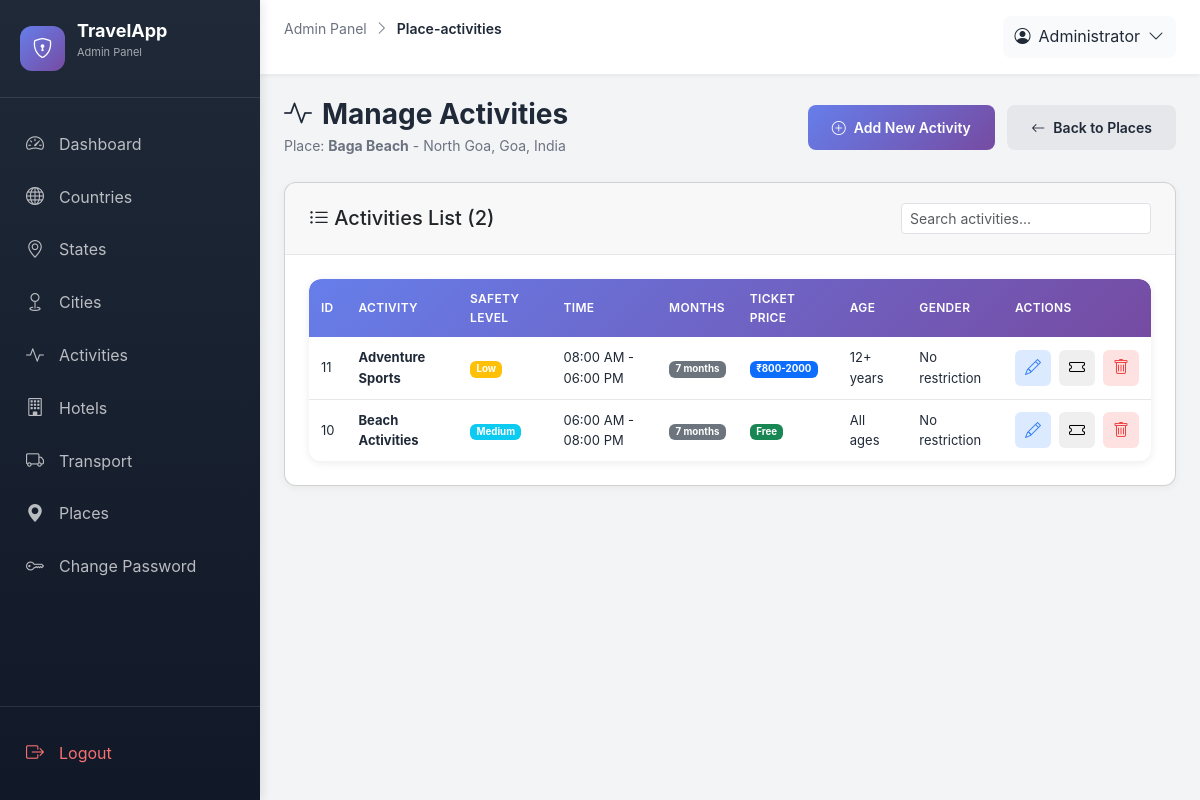
Page /admin/place-activities.php?place_id=7 (signed in) on the committed database.
### tables this page shows
CREATE TABLE IF NOT EXISTS places (
    id INT AUTO_INCREMENT PRIMARY KEY,
    city_id INT NOT NULL,
    name VARCHAR(100) NOT NULL,
    description TEXT,
    image VARCHAR(255),
    security_info TEXT,
    night_travel_safety TEXT,
    safety_level ENUM('High', 'Medium', 'Low', 'Worst') DEFAULT 'Medium',
    religion_restrictions TEXT,
     
    best_time_of_day ENUM('morning','afternoon','evening','anytime'),
    avg_visit_time_hours DECIMAL(3,1),
    crowd_level ENUM('low','medium','high'),
    avg_waiting_time_minutes INT,
     
    weather_dependency ENUM('low','medium','high'),
    monsoon_risk ENUM('safe','risky','closed'),
    sudden_closure_risk ENUM('rare','occasional','frequent'),
     
    child_friendly ENUM('yes','no'),
    senior_friendly ENUM('yes','no'),
    physical_effort ENUM('low','medium','high'),
     
    nearest_hospital_distance_km DECIMAL(5,2),
    police_response_level ENUM('good','medium','poor'),
     
    digital_amenities TEXT,
    mobile_network ENUM('good','weak','none'),
    internet_availability ENUM('yes','limited','no'),
     
    experience_score INT CHECK (experience_score BETWEEN 1 AND 5),
    priority_level INT DEFAULT 3,
    created_at TIMESTAMP DEFAULT CURRENT_TIMESTAMP,
    FOREIGN KEY (city_id) REFERENCES districts(id) ON DELETE CASCADE
);

CREATE TABLE IF NOT EXISTS districts (
    id INT AUTO_INCREMENT PRIMARY KEY,
    state_id INT NOT NULL,
    name VARCHAR(100) NOT NULL,
    description TEXT,
    image VARCHAR(255),
    latitude DECIMAL(10,7),
    longitude DECIMAL(10,7),
    road_type ENUM('plain','hill','mixed') DEFAULT 'plain',
    created_at TIMESTAMP DEFAULT CURRENT_TIMESTAMP,
    FOREIGN KEY (state_id) REFERENCES states(id) ON DELETE CASCADE
);

CREATE TABLE IF NOT EXISTS states (
    id INT AUTO_INCREMENT PRIMARY KEY,
    country_id INT NOT NULL,
    name VARCHAR(100) NOT NULL,
    description TEXT,
    image VARCHAR(255),
    best_months TEXT,
    created_at TIMESTAMP DEFAULT CURRENT_TIMESTAMP,
    FOREIGN KEY (country_id) REFERENCES countries(id) ON DELETE CASCADE
);

CREATE TABLE IF NOT EXISTS countries (
    id INT AUTO_INCREMENT PRIMARY KEY,
    name VARCHAR(100) NOT NULL,
    description TEXT,
    image VARCHAR(255),
    created_at TIMESTAMP DEFAULT CURRENT_TIMESTAMP
);

CREATE TABLE IF NOT EXISTS place_activities (
    id INT AUTO_INCREMENT PRIMARY KEY,
    place_id INT NOT NULL,
    activity_type_id INT NOT NULL,
    safety_info TEXT,
    safety_level ENUM('High', 'Medium', 'Low', 'Worst') DEFAULT 'Medium',
    age_restriction VARCHAR(50),
    gender_restriction VARCHAR(50),
    medical_restrictions TEXT,
    open_time TIME,
    close_time TIME,
    available_months TEXT,
    ticket_price VARCHAR(100),
     
    difficulty_level ENUM('easy','moderate','hard'),
    physical_effort ENUM('low','medium','high'),
     
    weather_dependency ENUM('low','medium','high'),
    monsoon_risk ENUM('safe','risky','closed'),
    cancellation_chance ENUM('low','medium','high'),
     
    safety_equipment_required ENUM('yes','no'),
    equipment_provided ENUM('yes','partial','no'),
     
    guide_mandatory ENUM('yes','no'),
    operator_type ENUM('government','private','local'),
     
    buffer_time_minutes INT,
    reporting_time TIME,
     
    crowd_level ENUM('low','medium','high'),
    avg_waiting_time_minutes INT,
     
    min_age INT,
    max_age INT,
     
    nearest_medical_distance_km DECIMAL(5,2),
    emergency_support_level ENUM('good','medium','poor'),
     
    stop_conditions TEXT,
     
    family_friendly ENUM('yes','no'),
    solo_traveler_safe ENUM('yes','no'),
    created_at TIMESTAMP DEFAULT CURRENT_TIMESTAMP,
    FOREIGN KEY (place_id) REFERENCES places(id) ON DELETE CASCADE,
    FOREIGN KEY (activity_type_id) REFERENCES activity_types(id) ON DELETE CASCADE,
    UNIQUE KEY unique_place_activity (place_id, activity_type_id)
);

CREATE TABLE IF NOT EXISTS activity_types (
    id INT AUTO_INCREMENT PRIMARY KEY,
    name VARCHAR(100) NOT NULL,
    description TEXT,
    image VARCHAR(255),
    created_at TIMESTAMP DEFAULT CURRENT_TIMESTAMP
);

### admin/config.php (called while the page is built, shortened)
<?php
function getDBConnection() {
    static $conn = null;
    if ($conn === null) {
        try {
            $conn = new mysqli(DB_HOST, DB_USER, DB_PASS, DB_NAME);
            $conn->set_charset("utf8mb4");
        } catch (Exception $e) {
            die("Database connection error: " . $e->getMessage());
        }
    }
    return $conn;
}
function getAdminInfo() {
    try {
        $conn = getDBConnection();
        $admin_id = $_SESSION['admin_id'];
        $table_check = $conn->query("SHOW TABLES LIKE 'admin_users'");
        $stmt = $conn->prepare("SELECT id, username, email, full_name, last_login FROM admin_users WHERE id = ? AND status = 'active'");
        if ($stmt) {
            $stmt->bind_param("i", $admin_id);
            $stmt->execute();
            $result = $stmt->get_result();
            $admin = $result->fetch_assoc();
            return $admin;
        }
    } catch (Exception $e) {
        error_log("Get admin info failed: " . $e->getMessage());
    }
    return null;
}
?>

### admin/place-activities.php (the view, shortened to what this page needs)
<?php
require_once 'config.php';
$conn = getDBConnection();
$place_id = isset($_GET['place_id']) ? intval($_GET['place_id']) : 0;
$place = null;
$result = $conn->query("SELECT p.*, d.name as city_name, s.name as state_name, c.name as country_name FROM places p JOIN districts d ON p.city_id = d.id JOIN states s ON d.state_id = s.id JOIN countries c ON s.country_id = c.id WHERE p.id = $place_id");
if ($result && $result->num_rows > 0) {
    $place = $result->fetch_assoc();
} else {
    header('Location: places.php');
    exit;
}
$activities = [];
$result = $conn->query("SELECT pa.*, at.name as activity_name FROM place_activities pa JOIN activity_types at ON pa.activity_type_id = at.id WHERE pa.place_id = $place_id ORDER BY at.name");
if ($result) {
    $activities = $result->fetch_all(MYSQLI_ASSOC);
}
?>
<!DOCTYPE html>
<html lang="en">
<head>
    <link href="https://cdn.jsdelivr.net/npm/bootstrap@5.3.0/dist/css/bootstrap.min.css" rel="stylesheet">
    <link href="https://cdn.jsdelivr.net/npm/bootstrap-icons@1.11.3/font/bootstrap-icons.css" rel="stylesheet">
    <link href="https://cdn.jsdelivr.net/npm/select2@4.1.0-rc.0/dist/css/select2.min.css" rel="stylesheet" />
    <link href="https://cdn.jsdelivr.net/npm/select2-bootstrap-5-theme@1.3.0/dist/select2-bootstrap-5-theme.min.css" rel="stylesheet" />
    <link rel="stylesheet" href="admin.css">
</head>
<body>
    <?php include 'includes/sidebar.php'; ?>
    <div class="main-content">
        <?php include 'includes/header.php'; ?>
        <div class="content-area">
            <div class="page-header d-flex justify-content-between align-items-center">
                <div>
                    <h1><i class="bi bi-activity"></i> Manage Activities</h1>
                    <p>Place: <strong><?php echo htmlspecialchars($place['name']); ?></strong> - <?php echo htmlspecialchars($place['city_name'] . ', ' . $place['state_name'] . ', ' . $place['country_name']); ?></p>
                </div>
                <div>
                    <button type="button" class="btn btn-primary" data-bs-toggle="modal" data-bs-target="#addActivityModal">
                        <i class="bi bi-plus-circle"></i> Add New Activity
                    </button>
                    <a href="places.php" class="btn btn-secondary ms-2">
                        <i class="bi bi-arrow-left"></i> Back to Places
                    </a>
                </div>
            </div>
            <div class="card">
                <div class="card-header d-flex justify-content-between align-items-center">
                    <h5 class="mb-0"><i class="bi bi-list-ul"></i> Activities List (<?php echo count($activities); ?>)</h5>
                    <div class="search-box">
                        <input type="text" id="searchTable" class="form-control form-control-sm" placeholder="Search activities..." style="width: 250px;">
                    </div>
                </div>
                <div class="card-body">
                    <?php if (count($activities) > 0): ?>
                    <div class="table-responsive">
                        <table class="data-table" id="dataTable">
                            <thead>
                                <tr>
                                    <th>ID</th>
                                    <th>Activity</th>
                                    <th>Safety Level</th>
                                    <th>Time</th>
                                    <th>Months</th>
                                    <th>Ticket Price</th>
                                    <th>Age</th>
                                    <th>Gender</th>
                                    <th>Actions</th>
                                </tr>
                            </thead>
                            <tbody>
                                <?php foreach ($activities as $activity): ?>
                                <tr>
                                    <td><?php echo $activity['id']; ?></td>
                                    <td><strong><?php echo htmlspecialchars($activity['activity_name']); ?></strong></td>
                                    <td>
                                        <?php
                                        $safety_level = $activity['safety_level'] ?? 'Medium';
                                        $badge_class = '';
                                        if ($safety_level === 'High') $badge_class = 'bg-success';
                                        elseif ($safety_level === 'Medium') $badge_class = 'bg-info';
                                        elseif ($safety_level === 'Low') $badge_class = 'bg-warning';
                                        elseif ($safety_level === 'Worst') $badge_class = 'bg-danger';
                                        ?>
                                        <span class="badge <?php echo $badge_class; ?>"><?php echo htmlspecialchars($safety_level); ?></span>
                                    </td>
                                    <td>
                                        <?php
                                        $open_time = $activity['open_time'] ?? '';
                                        $close_time = $activity['close_time'] ?? '';
                                        if ($open_time || $close_time) {
                                            echo htmlspecialchars(($open_time ? date('h:i A', strtotime($open_time)) : 'N/A') . ' - ' . ($close_time ? date('h:i A', strtotime($close_time)) : 'N/A'));
                                        } else {
                                            echo '-';
                                        }
                                        ?>
                                    </td>
                                    <td>
                                        <?php
                                        $months = $activity['available_months'] ?? '';
                                        if ($months) {
                                            $month_list = explode(',', $months);
                                            echo '<span class="badge bg-secondary">' . count($month_list) . ' months</span>';
                                        } else {
                                            echo '<span class="badge bg-info">All year</span>';
                                        }
                                        ?>
                                    </td>
                                    <td>
                                        <?php
                                        $ticket_price = $activity['ticket_price'] ?? 'Free';
                                        if ($ticket_price === 'Free' || empty($ticket_price)) {
                                            echo '<span class="badge bg-success">Free</span>';
                                        } else {
                                            echo '<span class="badge bg-primary">₹' . htmlspecialchars($ticket_price) . '</span>';
                                        }
                                        ?>
                                    </td>
                                    <td><?php echo htmlspecialchars($activity['age_restriction'] ?? '-'); ?></td>
                                    <td><?php echo htmlspecialchars($activity['gender_restriction'] ?? '-'); ?></td>
                                    <td>
                                        <div class="action-buttons">
                                            <button type="button" class="btn-icon btn-edit" title="Edit" onclick="openEditModal(<?php echo htmlspecialchars(json_encode($activity)); ?>)">
                                                <i class="bi bi-pencil"></i>
                                            </button>
                                            <button type="button" class="btn-icon btn-info" title="View Ticket Details" onclick="openTicketModal(<?php echo $activity['id']; ?>, '<?php echo htmlspecialchars(addslashes($activity['activity_name'])); ?>', '<?php echo htmlspecialchars(addslashes($activity['ticket_price'] ?? 'Free')); ?>', '<?php echo htmlspecialchars(addslashes($activity['open_time'] ?? '')); ?>', '<?php echo htmlspecialchars(addslashes($activity['close_time'] ?? '')); ?>', '<?php echo htmlspecialchars(addslashes($activity['available_months'] ?? '')); ?>', '<?php echo htmlspecialchars(addslashes($activity['age_restriction'] ?? '')); ?>', '<?php echo htmlspecialchars(addslashes($activity['gender_restriction'] ?? '')); ?>', '<?php echo htmlspecialchars(addslashes($activity['safety_info'] ?? '')); ?>', '<?php echo htmlspecialchars(addslashes($activity['medical_restrictions'] ?? '')); ?>')">
                                                <i class="bi bi-ticket"></i>
                                            </button>
                                            <form method="POST" style="display:inline;" onsubmit="return confirm('Are you sure you want to delete this activity?');">
                                                <button type="submit" class="btn-icon btn-delete" title="Delete">
                                                    <i class="bi bi-trash"></i>
                                                </button>
                                            </form>
                                        </div>
                                    </td>
                                </tr>
                                <?php endforeach; ?>
                            </tbody>
                        </table>
                    </div>
                    <?php endif; ?>
                </div>
            </div>
        </div>
    </div>
</body>
</html>

### admin/includes/header.php (shortened to what this page needs)
<?php
$admin = getAdminInfo();
?>
<div class="header">
    <div class="header-left">
        <div class="breadcrumb">
            <span>Admin Panel</span>
            <i class="bi bi-chevron-right"></i>
            <span><?php echo ucfirst(str_replace('.php', '', basename($_SERVER['PHP_SELF']))); ?></span>
        </div>
    </div>
    <div class="header-right">
        <div class="header-user">
            <div class="user-dropdown">
                <div class="user-dropdown-toggle">
                    <i class="bi bi-person-circle"></i>
                    <span><?php echo htmlspecialchars($admin['full_name'] ?? 'Admin'); ?></span>
                    <i class="bi bi-chevron-down"></i>
                </div>
            </div>
        </div>
    </div>
</div>

### rows in the picture
places: name "Baga Beach", city.name "North Goa, Goa, India"
place_activities: id "11", activity_type.name "Adventure Sports", safety_level "Low", open_time+close_time "08:00 AM - 06:00 PM", available_months "7", ticket_price "800-2000", age_restriction "12+ years", gender_restriction "No restriction"
place_activities: id "10", activity_type.name "Beach Activities", safety_level "Medium", open_time+close_time "06:00 AM - 08:00 PM", available_months "7", ticket_price "Free", age_restriction "All ages", gender_restriction "No restriction"

### other values in the picture
str_replace('.php', '', basename($_SERVER['PHP_SELF'])) "Place-activities"
$admin['full_name'] "Administrator"
count($activities) "2"
